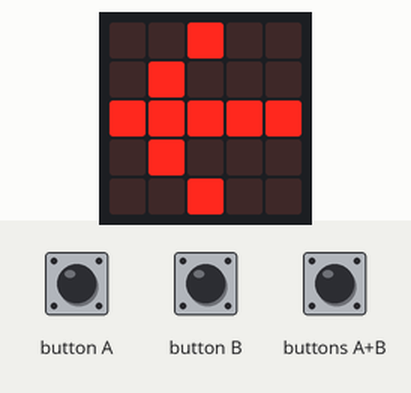
This program was run on a simulated BBC micro:bit (MakeCode). On the bench: the board's 5×5 LED display. The test bench sets the inputs (shaded band). No radio messages arrive unless stated (any console line starting 'radio sent:' is added by the test bench); the 48×5 strip is a reading aid, not a part: it shows the text the display is scrolling, unrolled, one strip-width of it at a time; what the program prints to the serial console is not drawn.

Above: at 4.5 s.
4.6 s: button B pressed for 0.15 s
At 5.3 s:
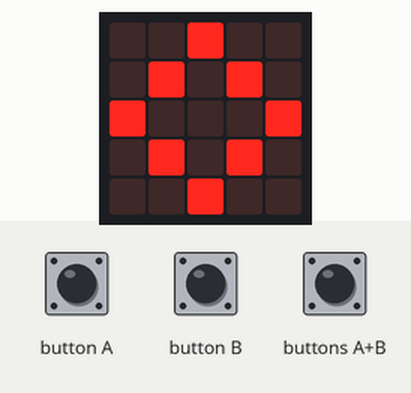
6.2 s: button B pressed for 0.15 s
At 7.7 s:
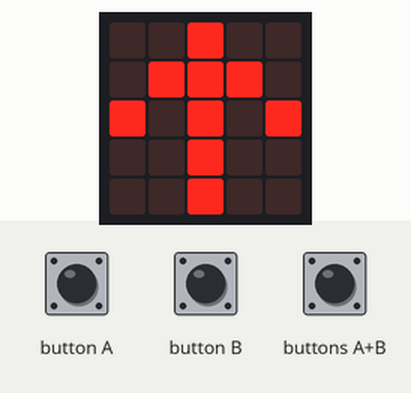
Timing chart, 0 to 9.2 s (numbered marks = the images above; inputs shaded):
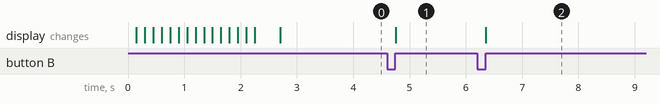

Measured:
- after the input at 4.6 s, the display: changes after 0.15 s (image 1)
- after the input at 6.2 s, the display: changes after 0.15 s (image 2)

The program:

main.ts
```typescript
control.onEvent(EventBusSource.MICROBIT_ID_BUTTON_B, EventBusValue.MICROBIT_BUTTON_EVT_CLICK, function () {
    B_state = (B_state + 1) % 2
    radio.sendValue("TB", B_state)
    a_bilder[B_state].showImage(0)
})
control.onEvent(EventBusSource.MICROBIT_ID_BUTTON_AB, EventBusValue.MICROBIT_BUTTON_EVT_CLICK, function () {
    B_state = (B_state + 1) % 2
    radio.sendValue("TB", B_state)
})
let a_bilder: Image[] = []
let B_state = 0
radio.setGroup(3)
basic.showString("U2")
basic.showArrow(ArrowNames.West)
B_state = 0
let testFlag = 0
a_bilder = [images.arrowImage(ArrowNames.North), images.iconImage(IconNames.Diamond)]
basic.forever(function () {
    if (input.buttonIsPressed(Button.A)) {
        radio.sendValue("pitch", input.rotation(Rotation.Pitch))
        radio.sendValue("roll", Math.idiv(input.rotation(Rotation.Roll), 2))
    } else {
        radio.sendValue("pitch", 0)
        radio.sendValue("roll", 0)
    }
})
```

test.ts
```typescript
// Hier kann man Tests durchführen; diese Datei wird nicht kompiliert, wenn dieses Paket als Erweiterung verwendet wird.
```
